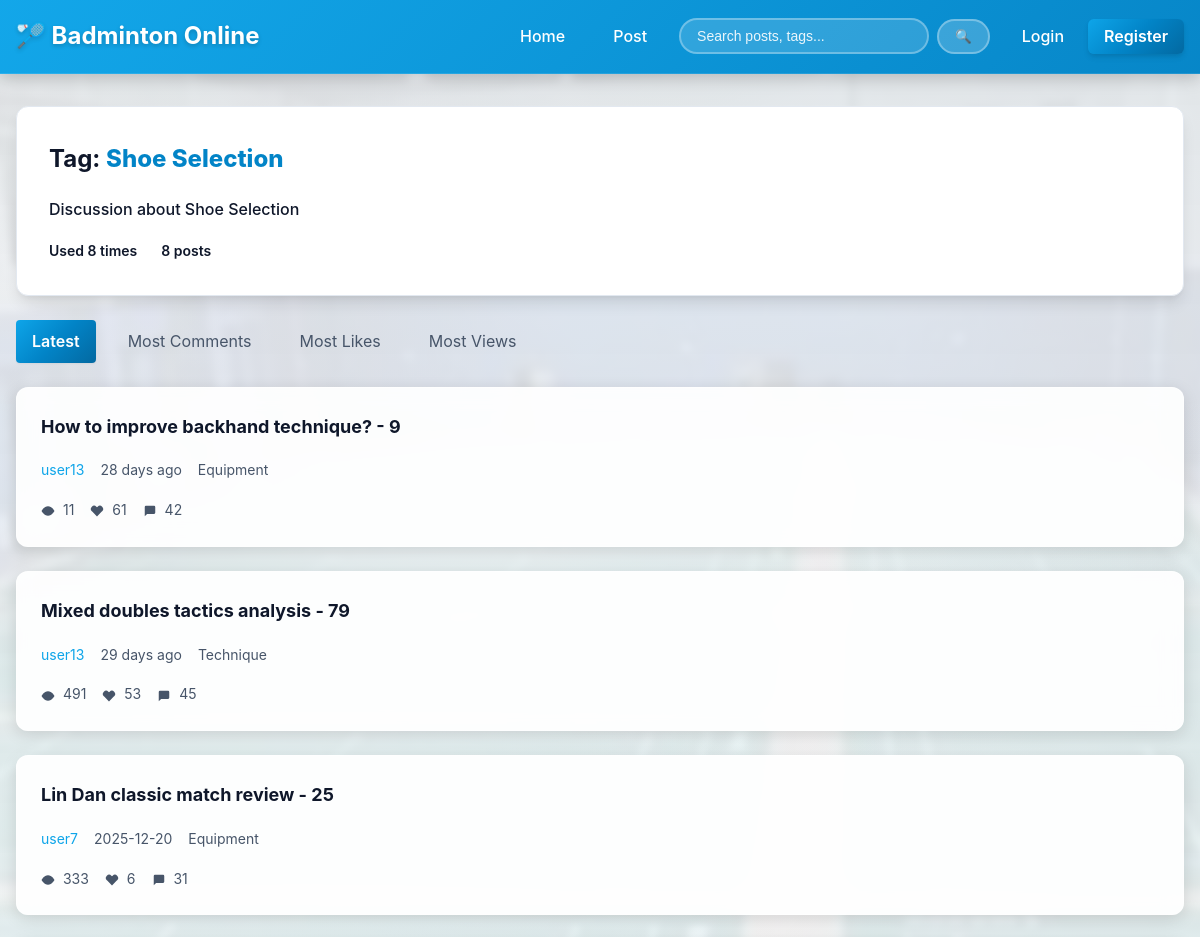
Before: /tag/Shoe Selection (upper part) with the older database file.
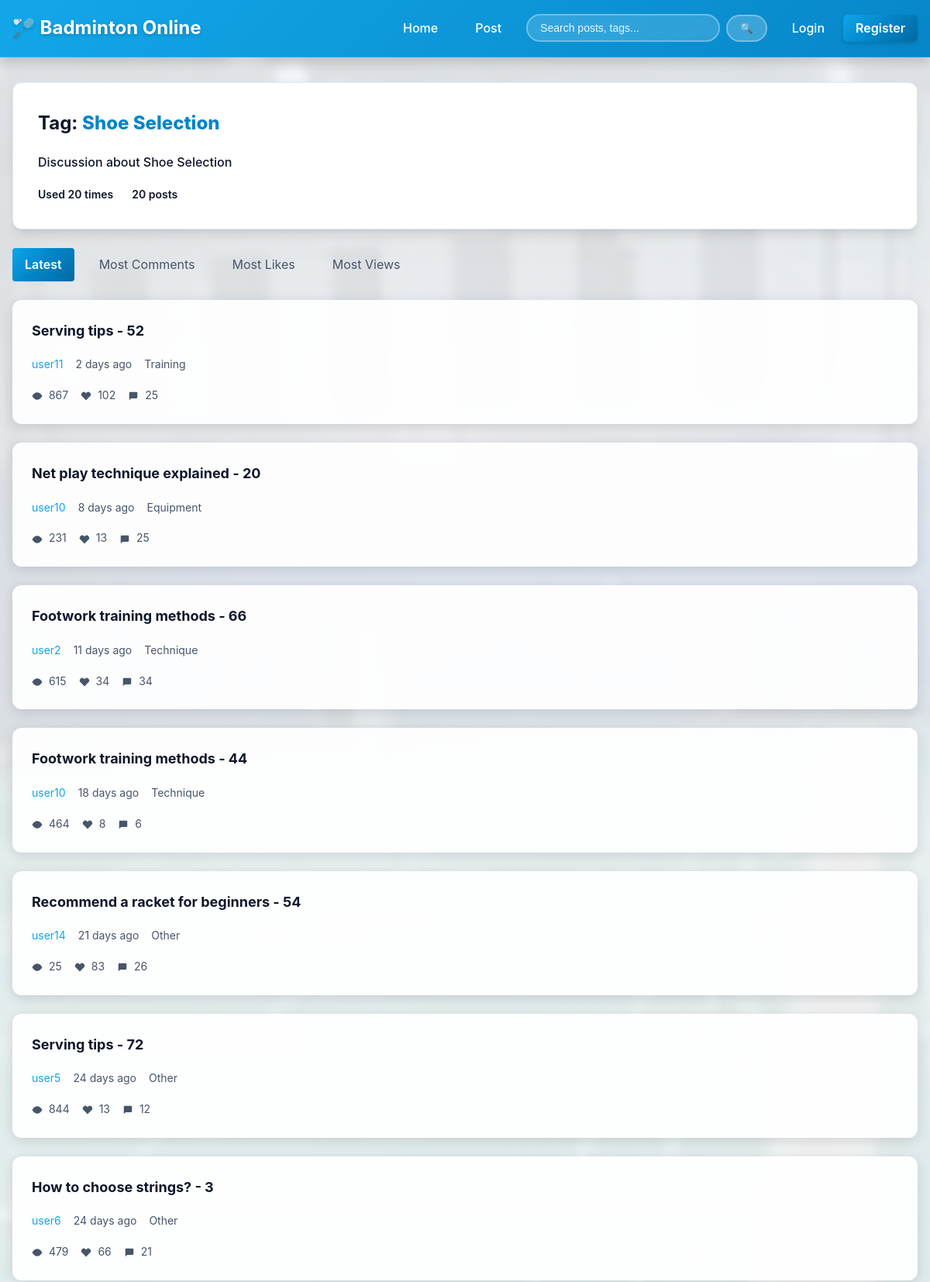
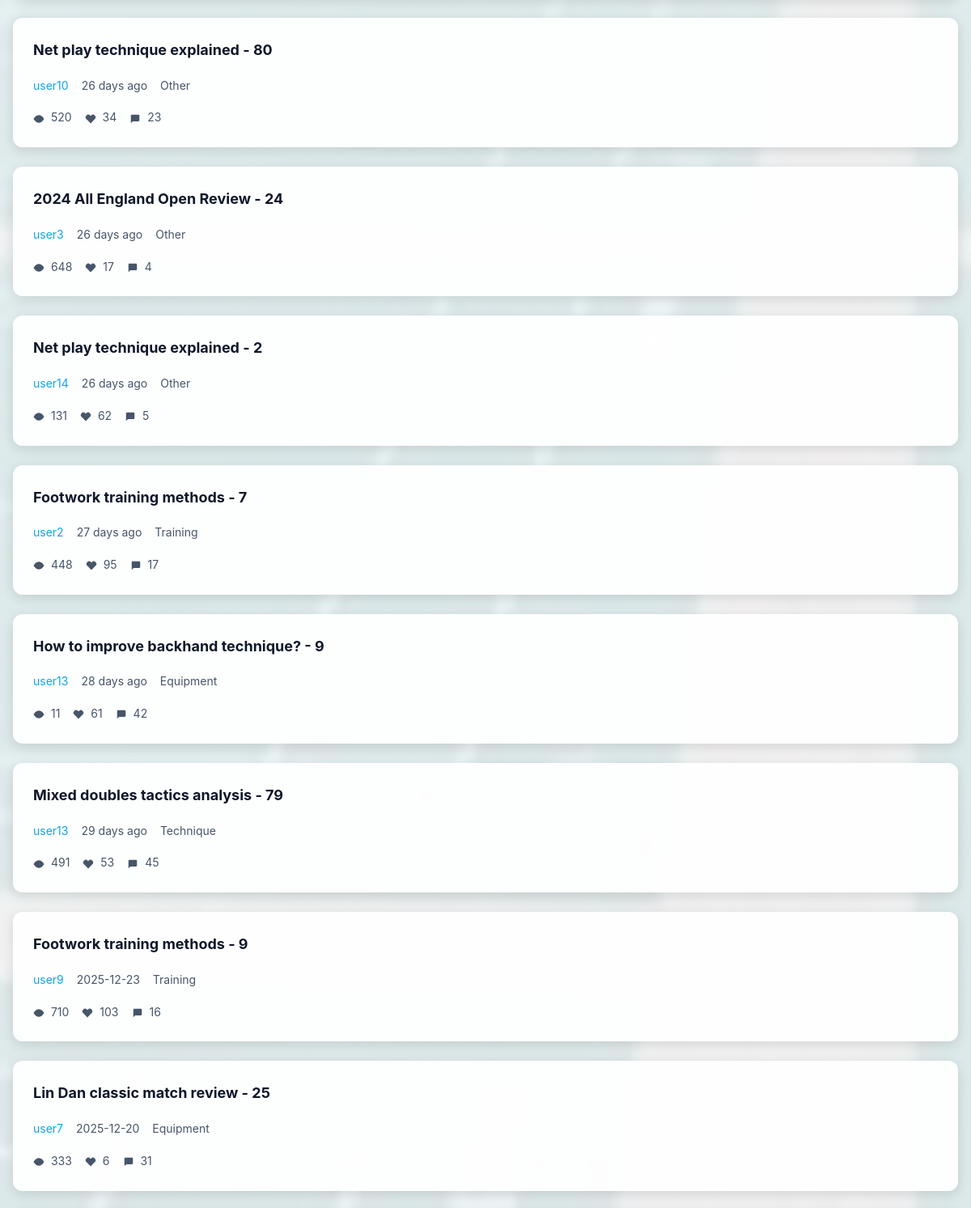
After: the same page with the newer database file (2 pictures, top to bottom).
### app/models.py (models this page shows, shortened)
class Tag(db.Model):
    __tablename__ = 'tags'
    id = db.Column(db.Integer, primary_key=True)
    name = db.Column(db.String(50), unique=True, nullable=False, index=True)
    description = db.Column(db.Text, nullable=True)
    usage_count = db.Column(db.Integer, default=0, nullable=False, index=True)
    created_at = db.Column(db.DateTime, default=datetime.utcnow, nullable=False)

class Post(db.Model):
    __tablename__ = 'posts'
    id = db.Column(db.Integer, primary_key=True)
    title = db.Column(db.String(100), nullable=False, index=True)
    content = db.Column(db.Text, nullable=False)
    author_id = db.Column(db.Integer, db.ForeignKey('users.id'), nullable=False, index=True)
    category = db.Column(db.String(20), nullable=False, index=True, default='Other')
    created_at = db.Column(db.DateTime, default=datetime.utcnow, nullable=False, index=True)
    updated_at = db.Column(db.DateTime, default=datetime.utcnow,
                         onupdate=datetime.utcnow, nullable=False)
    view_count = db.Column(db.Integer, default=0, nullable=False)
    like_count = db.Column(db.Integer, default=0, nullable=False)
    comment_count = db.Column(db.Integer, default=0, nullable=False)
    is_pinned = db.Column(db.Boolean, default=False, nullable=False)
    is_draft = db.Column(db.Boolean, default=False, nullable=False)
    comments = db.relationship('Comment', backref='post', lazy='dynamic',
                              cascade='all, delete-orphan', order_by='Comment.created_at')
    tags = db.relationship(
        'Tag', secondary=post_tags,
        backref=db.backref('posts', lazy='dynamic'),
        lazy='dynamic'
    )

class User(UserMixin, db.Model):
    __tablename__ = 'users'
    id = db.Column(db.Integer, primary_key=True)
    username = db.Column(db.String(80), unique=True, nullable=False, index=True)
    email = db.Column(db.String(120), unique=True, nullable=False, index=True)
    password_hash = db.Column(db.String(255), nullable=False)
    avatar_url = db.Column(db.String(255), default='default_avatar.png')
    bio = db.Column(db.Text, nullable=True)
    created_at = db.Column(db.DateTime, default=datetime.utcnow, nullable=False)
    last_login = db.Column(db.DateTime, nullable=True)
    is_active = db.Column(db.Boolean, default=True, nullable=False)
    is_admin = db.Column(db.Boolean, default=False, nullable=False)
    posts = db.relationship('Post', backref='author', lazy='dynamic',
                           cascade='all, delete-orphan')
    comments = db.relationship('Comment', backref='author', lazy='dynamic',
                              cascade='all, delete-orphan')
    following = db.relationship(
        'User', secondary=follows,
        primaryjoin=('follows.c.follower_id == User.id'),
        secondaryjoin=('follows.c.following_id == User.id'),
        backref=db.backref('followers', lazy='dynamic'),
        lazy='dynamic'
    )
    bookmarked_posts = db.relationship(
        'Post', secondary=bookmarks,
        backref=db.backref('bookmarked_by', lazy='dynamic'),
        lazy='dynamic'
    )
    liked_posts = db.relationship(
        'Post', secondary=post_likes,
        backref=db.backref('liked_by', lazy='dynamic'),
        lazy='dynamic'
    )
    liked_comments = db.relationship(
        'Comment', secondary=comment_likes,
        backref=db.backref('liked_by', lazy='dynamic'),
        lazy='dynamic'
    )

### app/routes.py (the view)
@main.route('/tag/<tag_name>')
def tag_detail(tag_name):
    tag = Tag.query.filter_by(name=tag_name).first_or_404()
    page = request.args.get('page', 1, type=int)
    sort = request.args.get('sort', 'latest')
    query = Post.query.filter(
        Post.is_draft == False,
        Post.tags.contains(tag)
    )
    if sort == 'comments':
        query = query.order_by(Post.comment_count.desc())
    elif sort == 'likes':
        query = query.order_by(Post.like_count.desc())
    elif sort == 'views':
        query = query.order_by(Post.view_count.desc())
    else:
        query = query.order_by(Post.created_at.desc())
    pagination = query.paginate(page=page, per_page=20, error_out=False)
    posts = pagination.items
    return render_template('tag_detail.html',
                         tag=tag,
                         posts=posts,
                         pagination=pagination,
                         sort=sort,
                         time_ago=time_ago,
                         get_category_display=get_category_display)

### app/utils.py (called while the page is built)
def get_category_display(category):
    if not category:
        return 'Other'
    return CATEGORY_MAP.get(category, category)

def time_ago(dt):
    if not dt:
        return ''
    now = datetime.utcnow()
    diff = now - dt
    if diff < timedelta(minutes=1):
        return 'just now'
    elif diff < timedelta(hours=1):
        return f'{int(diff.seconds / 60)} minutes ago'
    elif diff < timedelta(days=1):
        return f'{int(diff.seconds / 3600)} hours ago'
    elif diff < timedelta(days=30):
        return f'{diff.days} days ago'
    else:
        return dt.strftime('%Y-%m-%d')

### templates/tag_detail.html (shortened to what this page needs)
{% extends "base.html" %}
{% from "includes/icons.html" import icon_eye, icon_like, icon_comment %}
{% block content %}
<div class="container">
    <div class="tag-header">
        <h1>Tag: <span class="tag-name">{{ tag.name }}</span></h1>
        {% if tag.description %}
            <p class="tag-description">{{ tag.description }}</p>
        {% endif %}
        <div class="tag-stats">
            <span>Used {{ tag.usage_count }} times</span>
            <span>{{ pagination.total if pagination else posts|length }} posts</span>
        </div>
    </div>
    <div class="sort-options">
        <a href="{{ url_for('main.tag_detail', tag_name=tag.name, sort='latest') }}"
           class="sort-link {% if sort == 'latest' %}active{% endif %}">Latest</a>
        <a href="{{ url_for('main.tag_detail', tag_name=tag.name, sort='comments') }}"
           class="sort-link {% if sort == 'comments' %}active{% endif %}">Most Comments</a>
        <a href="{{ url_for('main.tag_detail', tag_name=tag.name, sort='likes') }}"
           class="sort-link {% if sort == 'likes' %}active{% endif %}">Most Likes</a>
        <a href="{{ url_for('main.tag_detail', tag_name=tag.name, sort='views') }}"
           class="sort-link {% if sort == 'views' %}active{% endif %}">Most Views</a>
    </div>
    <div class="posts-list">
        {% for post in posts %}
            <article class="post-card">
                <h2>
                    <a href="{{ url_for('main.post_detail', post_id=post.id) }}">
                        {{ post.title }}
                    </a>
                </h2>
                <div class="post-meta">
                    <a href="{{ url_for('main.user_profile', username=post.author.username) }}"
                       class="author-link">{{ post.author.username }}</a>
                    <span class="post-time">{{ time_ago(post.created_at) }}</span>
                    <span class="post-category">{{ get_category_display(post.category) }}</span>
                </div>
                <div class="post-stats">
                    <span>{{ icon_eye() }} {{ post.view_count }}</span>
                    <span>{{ icon_like() }} {{ post.like_count }}</span>
                    <span>{{ icon_comment() }} {{ post.comment_count }}</span>
                </div>
            </article>
        {% else %}
            <div class="empty-state">
                <p>No posts with this tag yet</p>
            </div>
        {% endfor %}
    </div>
</div>
{% endblock %}

### templates/includes/icons.html (shortened to what this page needs)
{% macro icon_eye() %}
<svg class="icon" viewBox="0 0 24 24" fill="none" stroke="currentColor" stroke-width="2" stroke-linecap="round" stroke-linejoin="round">
    <path d="M1 12s4-8 11-8 11 8 11 8-4 8-11 8-11-8-11-8z"></path>
    <circle cx="12" cy="12" r="3"></circle>
</svg>
{% endmacro %}
{% macro icon_like(filled=false) %}
<svg class="icon" viewBox="0 0 24 24" fill="{% if filled %}currentColor{% else %}none{% endif %}" stroke="currentColor" stroke-width="2" stroke-linecap="round" stroke-linejoin="round">
    <path d="M20.84 4.61a5.5 5.5 0 0 0-7.78 0L12 5.67l-1.06-1.06a5.5 5.5 0 0 0-7.78 7.78l1.06 1.06L12 21.23l7.78-7.78 1.06-1.06a5.5 5.5 0 0 0 0-7.78z"></path>
</svg>
{% endmacro %}
{% macro icon_comment() %}
<svg class="icon" viewBox="0 0 24 24" fill="none" stroke="currentColor" stroke-width="2" stroke-linecap="round" stroke-linejoin="round">
    <path d="M21 15a2 2 0 0 1-2 2H7l-4 4V5a2 2 0 0 1 2-2h14a2 2 0 0 1 2 2z"></path>
</svg>
{% endmacro %}

Changed rows visible on the page:
changed Tag "Shoe Selection": usage_count "8" → "20"
added Post: title "Serving tips - 52", author.username "user11", created_at "2 days ago", category "Training", view_count "867", like_count "102", comment_count "25"
added Post: title "Net play technique explained - 20", author.username "user10", created_at "8 days ago", category "Equipment", view_count "231", like_count "13", comment_count "25"
added Post: title "Footwork training methods - 66", author.username "user2", created_at "11 days ago", category "Technique", view_count "615", like_count "34", comment_count "34"
added Post: title "Footwork training methods - 44", author.username "user10", created_at "18 days ago", category "Technique", view_count "464", like_count "8", comment_count "6"
added Post: title "Recommend a racket for beginners - 54", author.username "user14", created_at "21 days ago", category "Other", view_count "25", like_count "83", comment_count "26"
added Post: title "Serving tips - 72", author.username "user5", created_at "24 days ago", category "Other", view_count "844", like_count "13", comment_count "12"
added Post: title "How to choose strings? - 3", author.username "user6", created_at "24 days ago", category "Other", view_count "479", like_count "66", comment_count "21"
added Post: title "Net play technique explained - 80", author.username "user10", created_at "26 days ago", category "Other", view_count "520", like_count "34", comment_count "23"
added Post: title "2024 All England Open Review - 24", author.username "user3", created_at "26 days ago", category "Other", view_count "648", like_count "17", comment_count "4"
added Post: title "Net play technique explained - 2", author.username "user14", created_at "26 days ago", category "Other", view_count "131", like_count "62", comment_count "5"
added Post: title "Footwork training methods - 7", author.username "user2", created_at "27 days ago", category "Training", view_count "448", like_count "95", comment_count "17"
added Post: title "Footwork training methods - 9", author.username "user9", created_at "2025-12-23", category "Training", view_count "710", like_count "103", comment_count "16"
Other visible differences:
{{ pagination.total if pagination else posts|length }}: "8" → "20"
